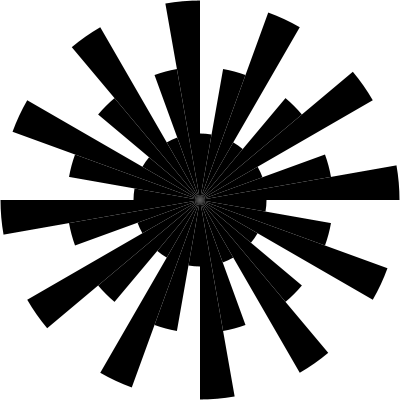
Frame 1 (no input)
Frame 60 (the mouse pressed at the canvas centre just before this capture): identical to frame 1, image omitted
Frame 120 (the mouse held since frame 60 and released just before this capture): identical to frame 1, image omitted

The Processing sketch that drew this single still picture (run headless with seeded random() and noise(); from frame 60 on, the mouse is pressed at the canvas centre):

// Processing sketch: prac5
// ── prac5.pde
int cant = 36;
int m = 3;

void setup() {
  size(400, 400);
  noStroke();
  fill(0);
  smooth();
}

void draw() {
  background(255);
  int conta = 1;
  for (int i = 0; i < cant; i++) {
    arc(width/2, height/2, (width/m)*conta, (height/m)*conta, (TWO_PI/cant)*i, (TWO_PI/cant)*(i+1));
    conta++;
    if (conta > m) {
      conta = 1;
    }
  }
}
